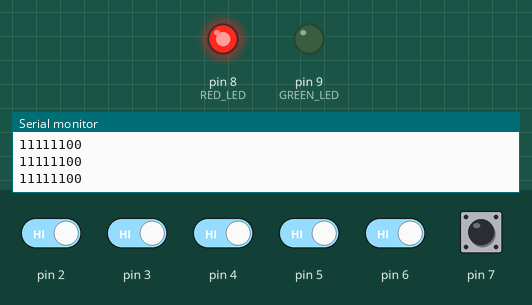
Simulated run of this sketch. Board: Arduino Uno, built with avr-gcc and run on an emulated ATmega328P. On the bench: output pins drawn as LEDs (lit = HIGH), the last lines printed to the serial monitor. Inputs (shaded band) come from the test bench; at power-on: pin 2–7 HIGH.

Above: at 1.2 s.
1.3 s: pin 7 pulled LOW for 0.15 s
At 1.45 s:
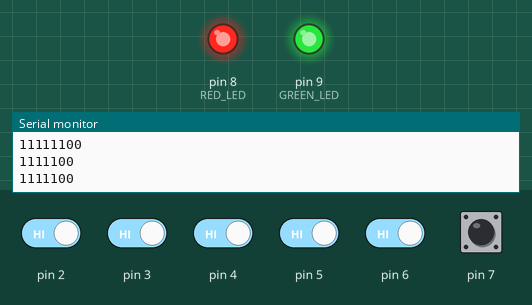
3.0 s: pin 2 driven LOW and pin 3 driven LOW and pin 4 driven LOW and pin 5 driven LOW and pin 6 driven LOW
At 3.8 s:
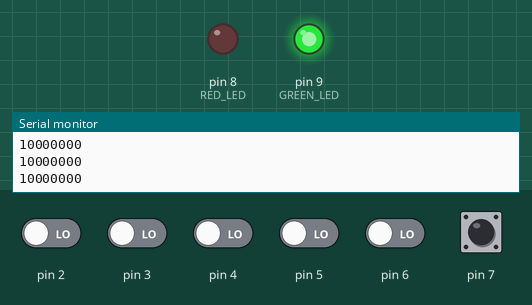
4.5 s: pin 6 driven HIGH
At 5.1 s:
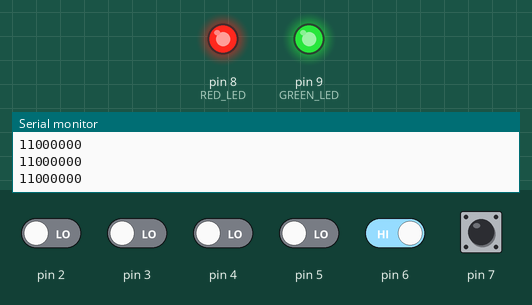
6.0 s: pin 6 driven LOW
At 6.5 s:
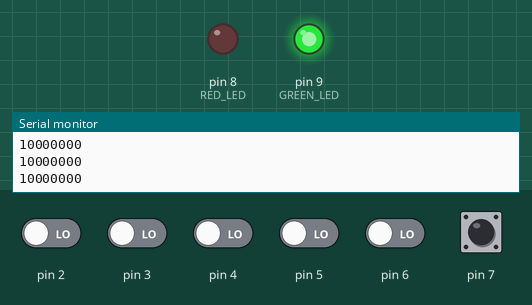
7.5 s: pin 3 driven HIGH and pin 5 driven HIGH
At 7.9 s:
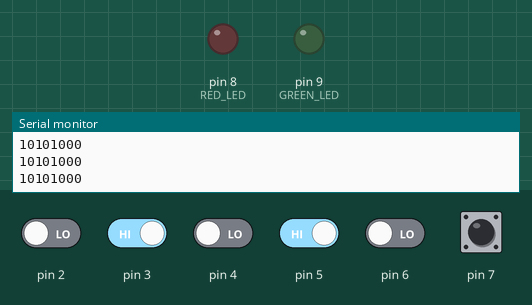
Timing chart, 0 to 10.0 s (numbered marks = the images above; inputs shaded):
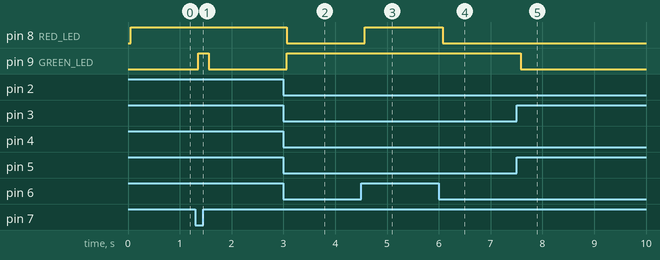

The sketch:

port_reading.ino
```cpp
#define RED_LED 8
#define GREEN_LED 9

void setup() {
  // Set pin configurations
  DDRD = B00000000; // Configure PORTD pins for input
  PORTD = B11111100; // Enable pull-up resistors on PORTD pins

  pinMode(RED_LED, OUTPUT);
  pinMode(GREEN_LED, OUTPUT);

  digitalWrite(RED_LED, LOW);
  digitalWrite(GREEN_LED, LOW);

  Serial.begin(9600); // Initialize the serial communication
}

void loop() {
  byte portDValues = PIND;

  Serial.println(portDValues, BIN);
  delay(50);

  int red_on = 0, green_on = 0;

  for (int i = 2; (i <= 7) && (!red_on || !green_on); i++) {
    // Check if any two adjacent pins are HIGH
    if (!red_on && ((portDValues & (1 << i)) && (portDValues & (1 << (i + 1))))) {
      red_on = 1;
    }

    // Check if any two adjacent pins are LOW
    if (!green_on && (!(portDValues & (1 << i)) && !(portDValues & (1 << (i + 1))))) {
      green_on = 1;
    }
  }

  if (red_on) {
    digitalWrite(RED_LED, HIGH);
  } else {
    digitalWrite(RED_LED, LOW);
  }

  if (green_on) {
    digitalWrite(GREEN_LED, HIGH);
  } else {
    digitalWrite(GREEN_LED, LOW);
  }

  delay(50);
}
```

Measured:
- after the input at 1.3 s, pin 9 (GREEN_LED): LOW → HIGH after 0.06 s, → LOW 0.20 s later
- after the input at 3.0 s, pin 8 (RED_LED): HIGH → LOW after 0.06 s; pin 9 (GREEN_LED): LOW → HIGH after 0.06 s
- after the input at 4.5 s, pin 8 (RED_LED): LOW → HIGH after 0.07 s
- after the input at 6.0 s, pin 8 (RED_LED): HIGH → LOW after 0.08 s
- after the input at 7.5 s, pin 9 (GREEN_LED): HIGH → LOW after 0.08 s
